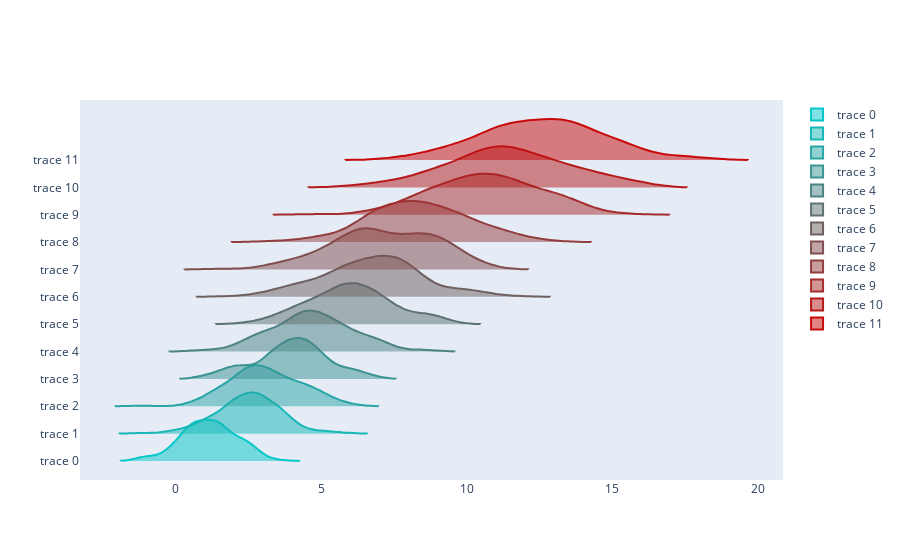

Write notebook code for a chart like this one.
### Code cell
# 12 sets of normal distributed random data, with increasing mean and standard deviation
import plotly.graph_objects as go
from plotly.colors import n_colors
import numpy as np
data = (np.linspace(1, 2, 12)[:, np.newaxis] * np.random.randn(12, 200) +
            (np.arange(12) + 2 * np.random.random(12))[:, np.newaxis])

colors = n_colors('rgb(5, 200, 200)', 'rgb(200, 10, 10)', 12, colortype='rgb')

fig = go.Figure()
for data_line, color in zip(data, colors):
    fig.add_trace(go.Violin(x=data_line, line_color=color))
    

fig.update_traces(orientation='h', side='positive', width=3, points=False)
fig.update_layout(xaxis_showgrid=False, xaxis_zeroline=False)
fig.show()

### Figure 1 — Plotly figure (JSON) as saved in the notebook; plotly's stock layout.template omitted (floating-point values rounded to 4 significant figures; data arrays with more than 128 entries replaced by an {"elided": "..."} marker saying what was removed)
{"data": [{"line": {"color": "rgb(5.0, 200.0, 200.0)"}, "orientation": "h", "points": false, "side": "positive", "type": "violin", "width": 3, "x": {"elided": "200 float values"}}, {"line": {"color": "rgb(22.727272727272727, 182.72727272727272, 182.72727272727272)"}, "orientation": "h", "points": false, "side": "positive", "type": "violin", "width": 3, "x": {"elided": "200 float values"}}, {"line": {"color": "rgb(40.45454545454545, 165.45454545454544, 165.45454545454544)"}, "orientation": "h", "points": false, "side": "positive", "type": "violin", "width": 3, "x": {"elided": "200 float values"}}, {"line": {"color": "rgb(58.18181818181818, 148.1818181818182, 148.1818181818182)"}, "orientation": "h", "points": false, "side": "positive", "type": "violin", "width": 3, "x": {"elided": "200 float values"}}, {"line": {"color": "rgb(75.9090909090909, 130.9090909090909, 130.9090909090909)"}, "orientation": "h", "points": false, "side": "positive", "type": "violin", "width": 3, "x": {"elided": "200 float values"}}, {"line": {"color": "rgb(93.63636363636363, 113.63636363636363, 113.63636363636363)"}, "orientation": "h", "points": false, "side": "positive", "type": "violin", "width": 3, "x": {"elided": "200 float values"}}, {"line": {"color": "rgb(111.36363636363636, 96.36363636363636, 96.36363636363636)"}, "orientation": "h", "points": false, "side": "positive", "type": "violin", "width": 3, "x": {"elided": "200 float values"}}, {"line": {"color": "rgb(129.0909090909091, 79.0909090909091, 79.0909090909091)"}, "orientation": "h", "points": false, "side": "positive", "type": "violin", "width": 3, "x": {"elided": "200 float values"}}, {"line": {"color": "rgb(146.8181818181818, 61.81818181818181, 61.81818181818181)"}, "orientation": "h", "points": false, "side": "positive", "type": "violin", "width": 3, "x": {"elided": "200 float values"}}, {"line": {"color": "rgb(164.54545454545453, 44.54545454545453, 44.54545454545453)"}, "orientation": "h", "points": false, "side": "positive", "type": "violin", "width": 3, "x": {"elided": "200 float values"}}, {"line": {"color": "rgb(182.27272727272725, 27.272727272727252, 27.272727272727252)"}, "orientation": "h", "points": false, "side": "positive", "type": "violin", "width": 3, "x": {"elided": "200 float values"}}, {"line": {"color": "rgb(200.0, 10.0, 10.0)"}, "orientation": "h", "points": false, "side": "positive", "type": "violin", "width": 3, "x": {"elided": "200 float values"}}], "layout": {"xaxis": {"showgrid": false, "zeroline": false}}}
